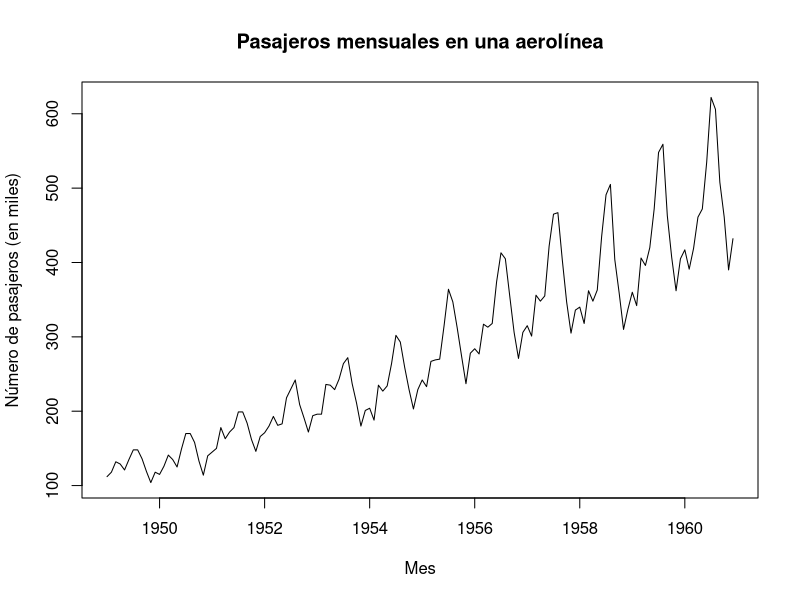
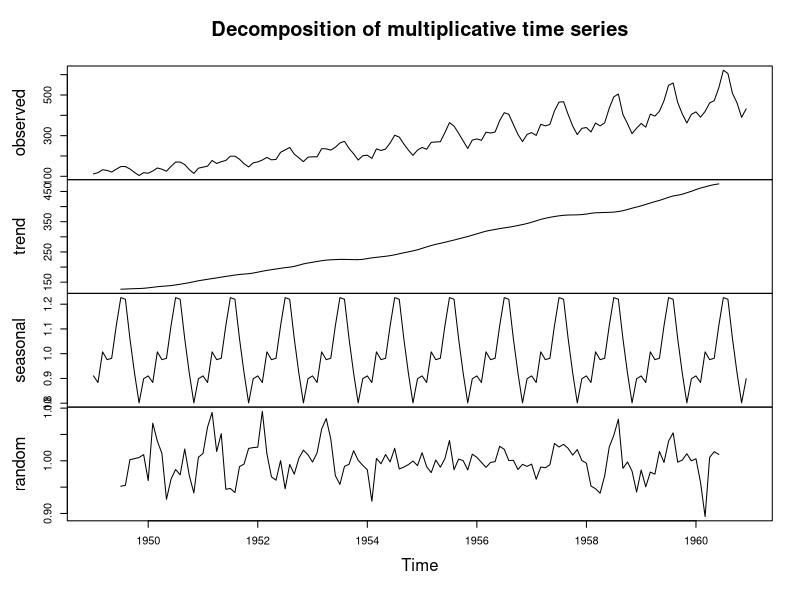
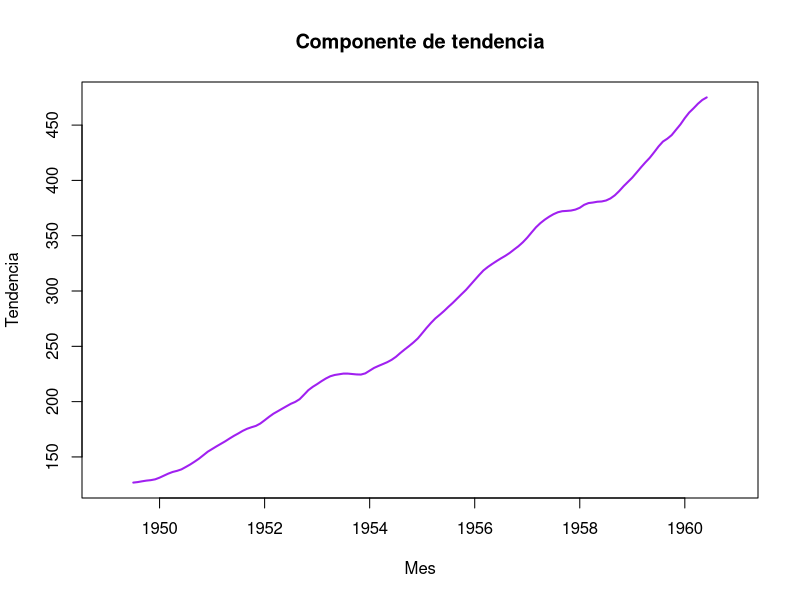
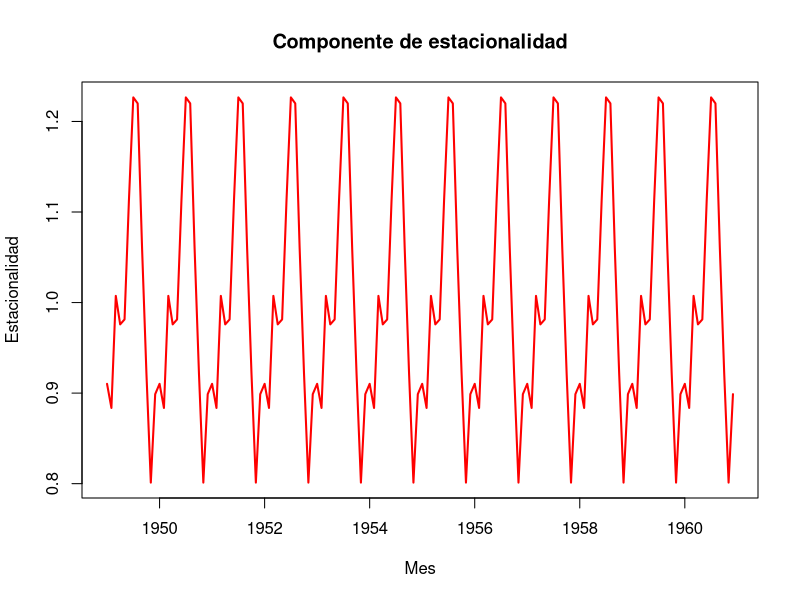
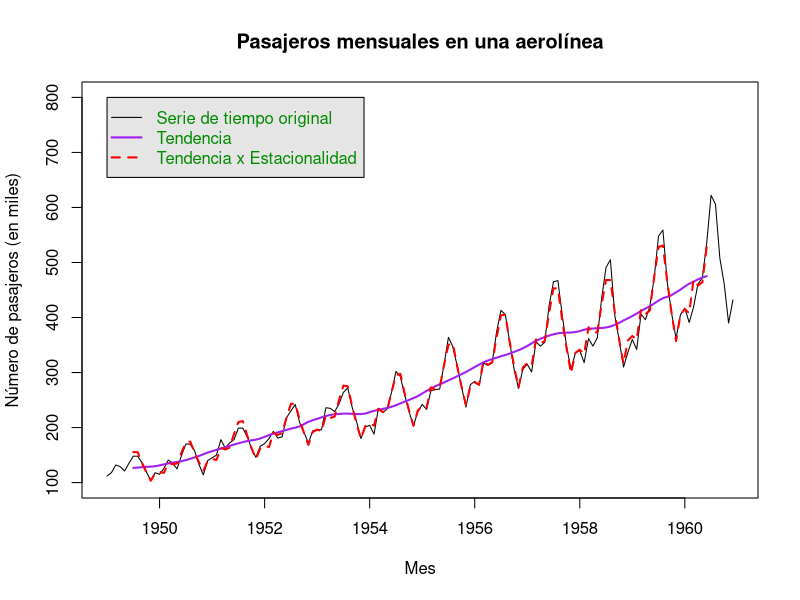

These figures' R source, in order:
# Utilizaremos un data set del paquete datasets

library(datasets)
(AP <- AirPassengers) # Número de pasajeros (en miles) por mes de una aerolínea
class(AP)

# Inicio, fin y frecuencia de la serie

start(AP); end(AP); frequency(AP)

# Graficamos la serie de tiempo

plot(AP, main = "Pasajeros mensuales en una aerolínea", ylab = "Número de pasajeros (en miles)", xlab = "Mes")

# Descomposición multiplicativa

comp <- decompose(AP, type = "multiplicative")

# Graficamos la serie original, tendencia, estacionalidad, y componente aleatoria

plot(comp)

# Graficamos únicamente la serie de tendencia

plot(comp$trend, col = "purple", lwd = 2, main = "Componente de tendencia", ylab = "Tendencia", xlab = "Mes")  # Gráfica de la tendencia 

# Graficamos la componente estacional

plot(comp$seasonal, col = "red", lwd = 2, main = "Componente de estacionalidad", ylab = "Estacionalidad", xlab = "Mes") # Gráfica de la estacionalidad

# Finalmente graficamos la serie original, junto con la tendencia y tendencia*estacionalidad

plot(AP, main = "Pasajeros mensuales en una aerolínea", ylab = "Número de pasajeros (en miles)", xlab = "Mes", ylim = c(100, 800))
lines(comp$trend , col = "purple", lwd = 2)
lines(comp$seasonal * comp$trend, col = "red", lty = 2, lwd = 2 )
legend(1949, 800, 
       c('Serie de tiempo original', 'Tendencia', 'Tendencia x Estacionalidad'),
       col = c('black', 'purple', 'red'), text.col = "green4", lty = c(1, 1, 2), lwd = c(1, 2, 2),
       merge = TRUE, bg = 'gray90')

